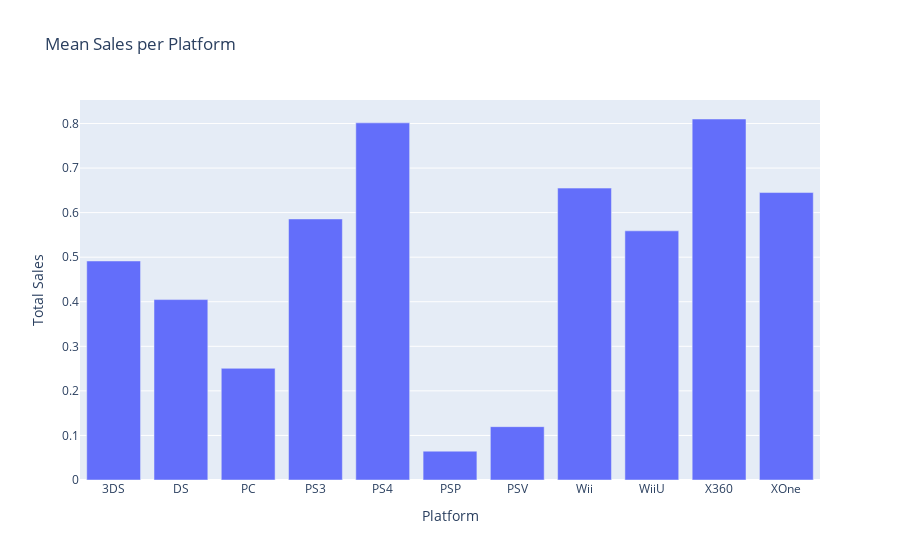

Notebook code for this chart:
### Code cell
# Visualização das médias de vendas

mean_sales = sales_last_5_years.groupby(
    'platform')['total_sales'].mean().reset_index()
fig = px.bar(mean_sales,
             x='platform',
             y='total_sales',
             title='Mean Sales per Platform',
             labels={
                 'platform': 'Platform',
                 'total_sales': 'Total Sales'
             })

fig.show()

### Figure 1 — Plotly figure (JSON) as saved in the notebook; plotly's stock layout.template omitted (floating-point values rounded to 4 significant figures)
{"data": [{"alignmentgroup": "True", "hovertemplate": "Platform=%{x}<br>Total Sales=%{y}<extra></extra>", "legendgroup": "", "marker": {"color": "#636efa", "pattern": {"shape": ""}}, "name": "", "offsetgroup": "", "orientation": "v", "showlegend": false, "textposition": "auto", "type": "bar", "x": ["3DS", "DS", "PC", "PS3", "PS4", "PSP", "PSV", "Wii", "WiiU", "X360", "XOne"], "xaxis": "x", "y": [0.4914, 0.4048, 0.2506, 0.5858, 0.8014, 0.06468, 0.1197, 0.655, 0.5591, 0.8101, 0.645], "yaxis": "y"}], "layout": {"barmode": "relative", "legend": {"tracegroupgap": 0}, "title": {"text": "Mean Sales per Platform"}, "xaxis": {"anchor": "y", "domain": [0, 1], "title": {"text": "Platform"}}, "yaxis": {"anchor": "x", "domain": [0, 1], "title": {"text": "Total Sales"}}}}
